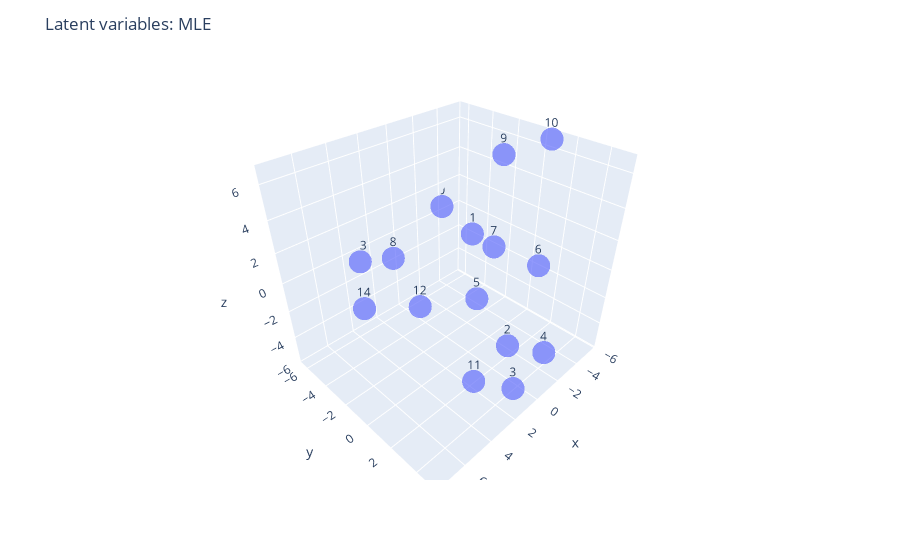

Notebook source saved alongside this figure:
### Markdown cell above
## Searching MLE

### Code cell
Z_ML, a_ML, historyZ, historya  =  SearchingMLE(G, Z_init_MLE,a_init_MLE ,1000)
Z_ML = Z_ML - np.mean(Z_ML, axis=0)

print("Loglikelihood:", loglikelihood(G, Z_ML,a_ML))

fig, ax = plt.subplots(figsize = (6,5))
ax.plot([loglikelihood(G, historyZ[t],historya[t]) for t in range(len(historya))])
plt.show()

print("Initial log-likelihood:", loglikelihood(G,Z_init_MLE,a_init_MLE))
print("Final log-likelihood:", loglikelihood(G,Z_ML,a_ML))
print("Final alpha:", a_ML)

df = pd.DataFrame(Z_ML, columns=['x', 'y', 'z'])
df['node'] = list(G.nodes)
fig = px.scatter_3d(df, x='x', y='y', z='z', text='node', opacity=0.7)
fig.update_layout(title='Latent variables: MLE')
fig.show()

### Figure 1 — Plotly figure (JSON) as saved in the notebook; plotly's stock layout.template omitted (floating-point values rounded to 4 significant figures)
{"data": [{"hovertemplate": "x=%{x}<br>y=%{y}<br>z=%{z}<br>node=%{text}<extra></extra>", "legendgroup": "", "marker": {"color": "#636efa", "opacity": 0.7, "symbol": "circle"}, "mode": "markers+text", "name": "", "scene": "scene", "showlegend": false, "text": [0, 1, 2, 3, 4, 5, 6, 7, 8, 9, 10, 11, 12, 13, 14], "type": "scatter3d", "x": [-3.944, -2.044, -1.878, 1.201, -0.5558, -2.333, -2.062, 0.5011, 2.413, -4.56, -5.627, 3.912, 4.314, 3.099, 7.563], "y": [-6.392, -1.82, 1.609, 4.501, 5.06, -1.52, 3.067, 1.974, -3.893, -1.813, 0.6137, 3.946, 0.5223, -6.32, 0.4649], "z": [0.4583, 1.053, -5.672, -4.903, -2.962, -3.887, 1.126, 3.005, 0.4275, 5.328, 6.621, -2.651, 0.4883, -0.6573, 2.224]}], "layout": {"legend": {"tracegroupgap": 0}, "margin": {"t": 60}, "scene": {"domain": {"x": [0, 1], "y": [0, 1]}, "xaxis": {"title": {"text": "x"}}, "yaxis": {"title": {"text": "y"}}, "zaxis": {"title": {"text": "z"}}}, "title": {"text": "Latent variables: MLE"}}}
